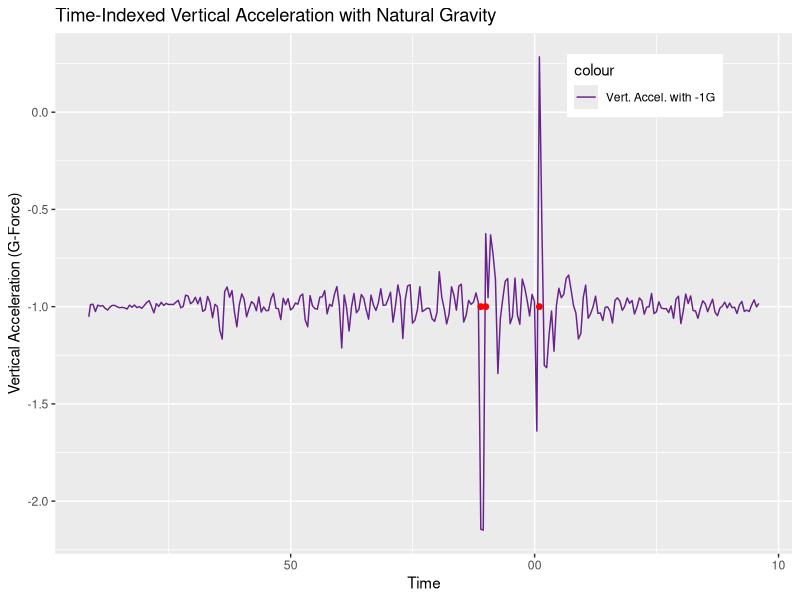
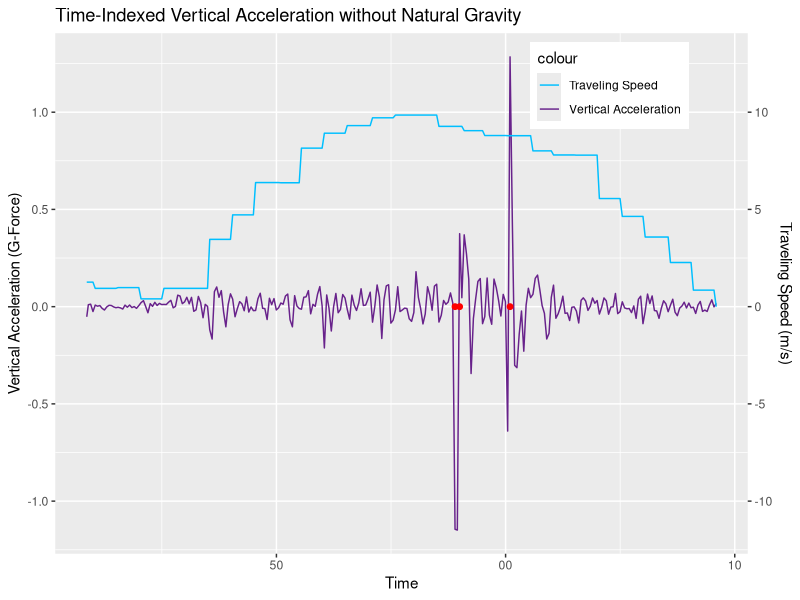
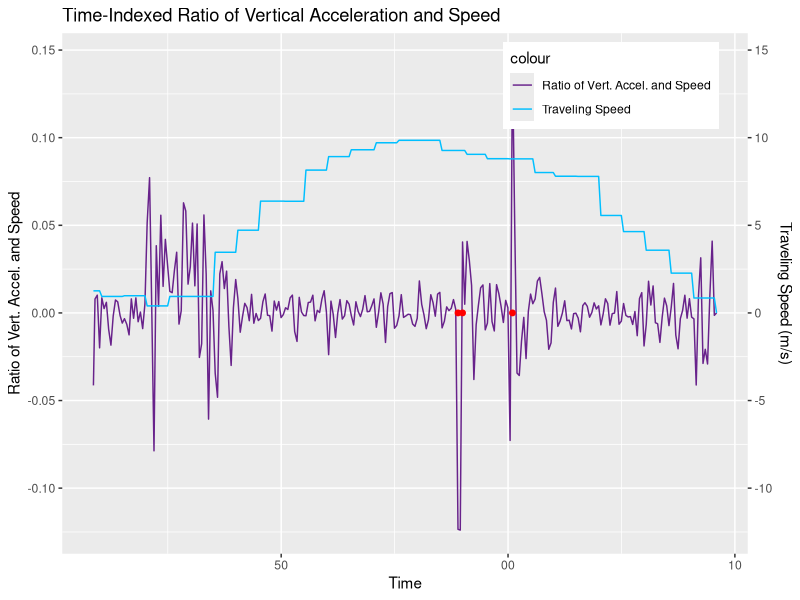
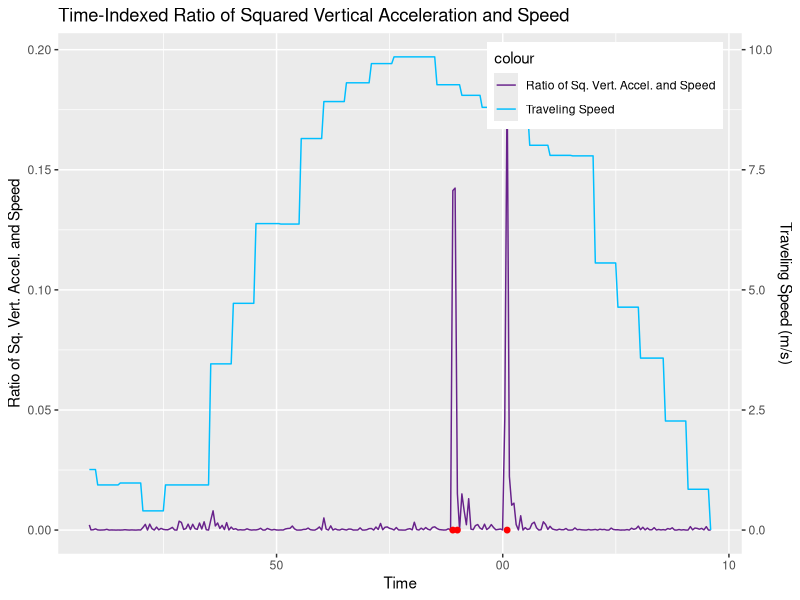
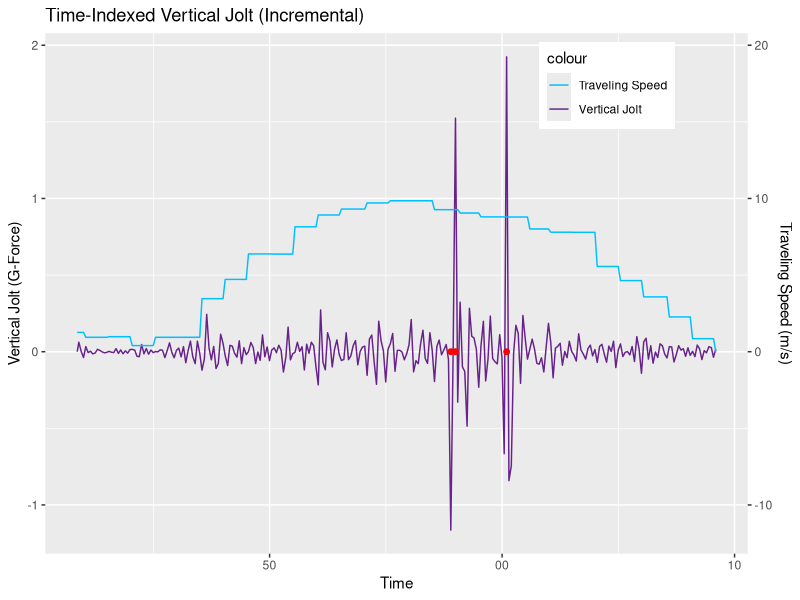
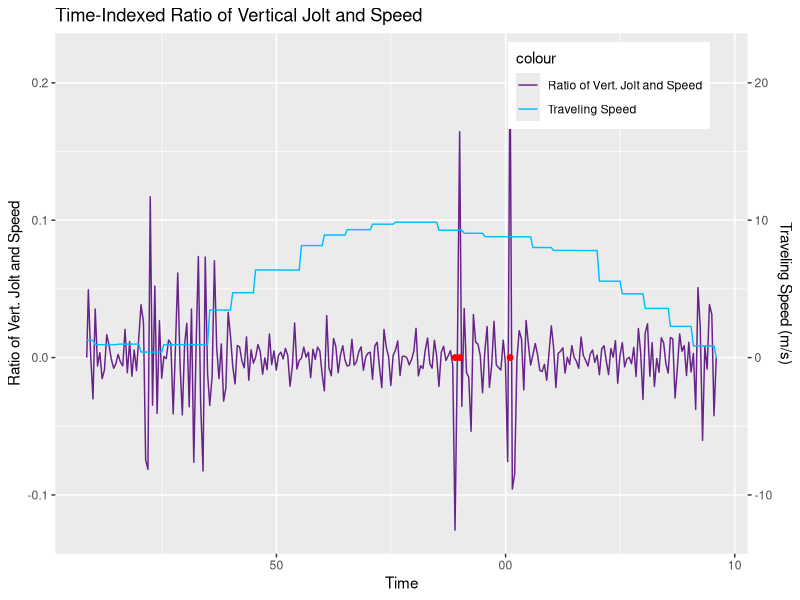
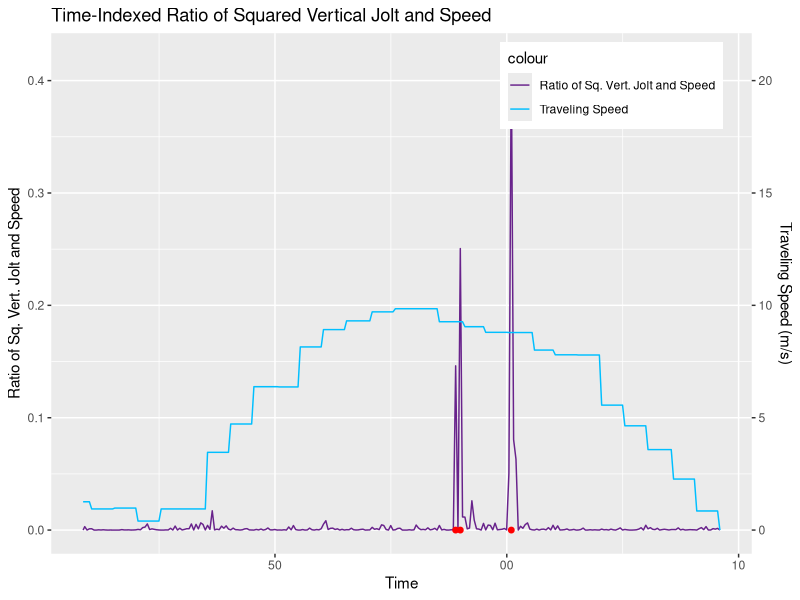
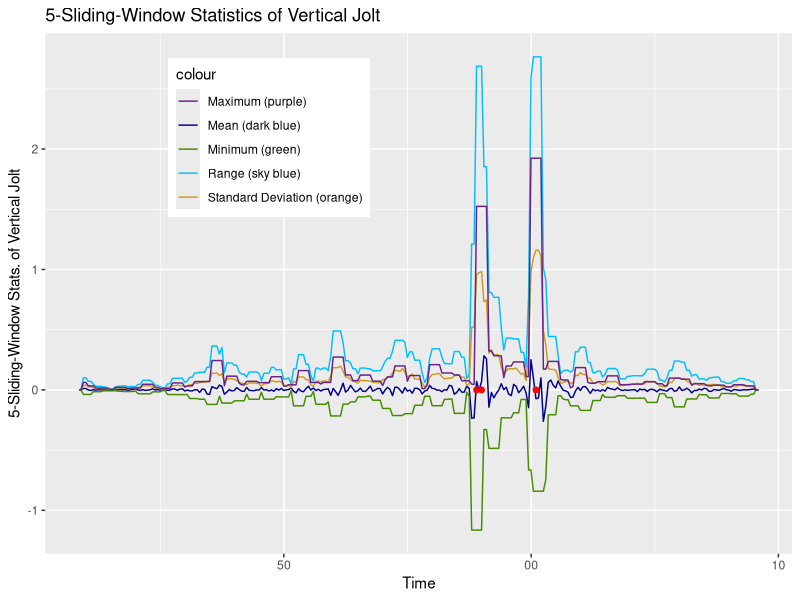

Write R code to recreate these figures, in order.
## ---- chunk 1
knitr::opts_chunk$set(echo = TRUE)
## ---- chunk 2
# load data file
if (!exists("LA14.raw")) {
    LA14.raw <- read.csv("./los_angeles_14.csv")
}
print(nrow(LA14.raw))
## ---- chunk 3
LA14.valid = LA14.raw[, c("Date", "Latitude", "Longitude", "Speed", "speedbump")]
# validate DateTime format
LA14.valid$Date <- as.POSIXct(LA14.valid$Date, format="%Y-%m-%d %H:%M:%OS")
# specify orientation of accelration
LA14.valid$forw_accel = LA14.raw$X
LA14.valid$hori_accel = LA14.raw$Y
LA14.valid$vert_accel_G = LA14.raw$Z
## ---- chunk 4
require(ggplot2)
LA14.vert_accel_G.plot <- ggplot(LA14.valid, aes(x = Date))
LA14.vert_accel_G.plot <- LA14.vert_accel_G.plot + geom_line(aes(y = vert_accel_G, colour = "Vert. Accel. with -1G"))
LA14.vert_accel_G.plot <- LA14.vert_accel_G.plot + scale_colour_manual(values = c("darkorchid4"))
LA14.vert_accel_G.plot <- LA14.vert_accel_G.plot + xlab("Time") 
LA14.vert_accel_G.plot <- LA14.vert_accel_G.plot + ylab("Vertical Acceleration (G-Force)") 
LA14.vert_accel_G.plot <- LA14.vert_accel_G.plot + ggtitle("Time-Indexed Vertical Acceleration with Natural Gravity")
LA14.vert_accel_G.plot <- LA14.vert_accel_G.plot + theme(legend.position = c(0.8, 0.9))
for (i in 1:nrow(LA14.valid)) {
    if (LA14.valid$speedbump[i] == "yes") {
        LA14.vert_accel_G.plot <- LA14.vert_accel_G.plot + 
            annotate("pointrange", x = LA14.valid$Date[i], y = -1, ymin = -1, ymax = -1, colour = "red", size = 0.25)
    }
}
print(LA14.vert_accel_G.plot)
## ---- chunk 5
# remove natural gravity in vertical acceleration
LA14.valid$vert_accel = LA14.valid$vert_accel_G + 1
## ---- chunk 6
require(ggplot2)
LA14.vert_accel.plot <- ggplot(LA14.valid, aes(x = Date))
LA14.vert_accel.plot <- LA14.vert_accel.plot + geom_line(aes(y = vert_accel, colour = "Vertical Acceleration"))
LA14.vert_accel.plot <- LA14.vert_accel.plot + geom_line(aes(y = Speed / 10, colour = "Traveling Speed"))
LA14.vert_accel.plot <- LA14.vert_accel.plot + scale_y_continuous(sec.axis = sec_axis(~.*10, name = "Traveling Speed (m/s)"))
LA14.vert_accel.plot <- LA14.vert_accel.plot + scale_colour_manual(values = c("deepskyblue", "darkorchid4"))
LA14.vert_accel.plot <- LA14.vert_accel.plot + xlab("Time") 
LA14.vert_accel.plot <- LA14.vert_accel.plot + ylab("Vertical Acceleration (G-Force)") 
LA14.vert_accel.plot <- LA14.vert_accel.plot + ggtitle("Time-Indexed Vertical Acceleration without Natural Gravity")
LA14.vert_accel.plot <- LA14.vert_accel.plot + theme(legend.position = c(0.8, 0.9))
for (i in 1:nrow(LA14.valid)) {
    if (LA14.valid$speedbump[i] == "yes") {
        LA14.vert_accel.plot <- LA14.vert_accel.plot + 
            annotate("pointrange", x = LA14.valid$Date[i], y = 0, ymin = 0, ymax = 0, colour = "red", size = 0.25)
    }
}
print(LA14.vert_accel.plot)
## ---- chunk 7
# calculate ratio between vertical acceleration and speed
for (i in 1:nrow(LA14.valid)) {
    if (LA14.valid$Speed[i] == 0) {
        LA14.valid$vert_accel_ratio_speed[i] = 0
    }
    else {
        LA14.valid$vert_accel_ratio_speed[i] = LA14.valid$vert_accel[i] / LA14.valid$Speed[i]
    }
}
## ---- chunk 8
require(ggplot2)
LA14.vert_accel_ratio_speed.plot <- ggplot(LA14.valid, aes(x = Date))
LA14.vert_accel_ratio_speed.plot <- LA14.vert_accel_ratio_speed.plot + geom_line(aes(y = vert_accel_ratio_speed, colour = "Ratio of Vert. Accel. and Speed"))
LA14.vert_accel_ratio_speed.plot <- LA14.vert_accel_ratio_speed.plot + geom_line(aes(y = Speed / 100, colour = "Traveling Speed"))
LA14.vert_accel_ratio_speed.plot <- LA14.vert_accel_ratio_speed.plot + scale_y_continuous(sec.axis = sec_axis(~.*100, name = "Traveling Speed (m/s)"))
LA14.vert_accel_ratio_speed.plot <- LA14.vert_accel_ratio_speed.plot + scale_colour_manual(values = c("darkorchid4", "deepskyblue"))
LA14.vert_accel_ratio_speed.plot <- LA14.vert_accel_ratio_speed.plot + xlab("Time") 
LA14.vert_accel_ratio_speed.plot <- LA14.vert_accel_ratio_speed.plot + ylab("Ratio of Vert. Accel. and Speed") 
LA14.vert_accel_ratio_speed.plot <- LA14.vert_accel_ratio_speed.plot + ggtitle("Time-Indexed Ratio of Vertical Acceleration and Speed")
LA14.vert_accel_ratio_speed.plot <- LA14.vert_accel_ratio_speed.plot + theme(legend.position = c(0.8, 0.9))
for (i in 1:nrow(LA14.valid)) {
    if (LA14.valid$speedbump[i] == "yes") {
        LA14.vert_accel_ratio_speed.plot <- LA14.vert_accel_ratio_speed.plot + 
            annotate("pointrange", x = LA14.valid$Date[i], y = 0, ymin = 0, ymax = 0, colour = "red", size = 0.25)
    }
}
print(LA14.vert_accel_ratio_speed.plot)
## ---- chunk 9
# calculate ratio between vertical acceleration and speed
for (i in 1:nrow(LA14.valid)) {
    if (LA14.valid$Speed[i] == 0) {
        LA14.valid$sq_vert_accel_ratio_speed[i] = 0
    }
    else {
        LA14.valid$sq_vert_accel_ratio_speed[i] = (LA14.valid$vert_accel[i] * LA14.valid$vert_accel[i]) / LA14.valid$Speed[i]
    }
}
## ---- chunk 10
require(ggplot2)
LA14.sq_vert_accel_ratio_speed.plot <- ggplot(LA14.valid, aes(x = Date))
LA14.sq_vert_accel_ratio_speed.plot <- LA14.sq_vert_accel_ratio_speed.plot + geom_line(aes(y = sq_vert_accel_ratio_speed, colour = "Ratio of Sq. Vert. Accel. and Speed"))
LA14.sq_vert_accel_ratio_speed.plot <- LA14.sq_vert_accel_ratio_speed.plot + geom_line(aes(y = Speed / 50, colour = "Traveling Speed"))
LA14.sq_vert_accel_ratio_speed.plot <- LA14.sq_vert_accel_ratio_speed.plot + scale_y_continuous(sec.axis = sec_axis(~.*50, name = "Traveling Speed (m/s)"))
LA14.sq_vert_accel_ratio_speed.plot <- LA14.sq_vert_accel_ratio_speed.plot + scale_colour_manual(values = c("darkorchid4", "deepskyblue"))
LA14.sq_vert_accel_ratio_speed.plot <- LA14.sq_vert_accel_ratio_speed.plot + xlab("Time") 
LA14.sq_vert_accel_ratio_speed.plot <- LA14.sq_vert_accel_ratio_speed.plot + ylab("Ratio of Sq. Vert. Accel. and Speed") 
LA14.sq_vert_accel_ratio_speed.plot <- LA14.sq_vert_accel_ratio_speed.plot + ggtitle("Time-Indexed Ratio of Squared Vertical Acceleration and Speed")
LA14.sq_vert_accel_ratio_speed.plot <- LA14.sq_vert_accel_ratio_speed.plot + theme(legend.position = c(0.8, 0.9))
for (i in 1:nrow(LA14.valid)) {
    if (LA14.valid$speedbump[i] == "yes") {
        LA14.sq_vert_accel_ratio_speed.plot <- LA14.sq_vert_accel_ratio_speed.plot + 
            annotate("pointrange", x = LA14.valid$Date[i], y = 0, ymin = 0, ymax = 0, colour = "red", size = 0.25)
    }
}
print(LA14.sq_vert_accel_ratio_speed.plot)
## ---- chunk 11
# calculate vertical jolt
for (i in 1:nrow(LA14.valid)) {
    if (i == 1) {
        LA14.valid$vert_jolt[i] = 0
    }
    else {
        LA14.valid$vert_jolt[i] = LA14.valid$vert_accel[i] - LA14.valid$vert_accel[i - 1]
    }
}
## ---- chunk 12
require(ggplot2)
LA14.vert_jolt.plot <- ggplot(LA14.valid, aes(x = Date))
LA14.vert_jolt.plot <- LA14.vert_jolt.plot + geom_line(aes(y = vert_jolt, colour = "Vertical Jolt"))
LA14.vert_jolt.plot <- LA14.vert_jolt.plot + geom_line(aes(y = Speed / 10, colour = "Traveling Speed"))
LA14.vert_jolt.plot <- LA14.vert_jolt.plot + scale_y_continuous(sec.axis = sec_axis(~.*10, name = "Traveling Speed (m/s)"))
LA14.vert_jolt.plot <- LA14.vert_jolt.plot + scale_colour_manual(values = c("deepskyblue", "darkorchid4"))
LA14.vert_jolt.plot <- LA14.vert_jolt.plot + xlab("Time") 
LA14.vert_jolt.plot <- LA14.vert_jolt.plot + ylab("Vertical Jolt (G-Force)") 
LA14.vert_jolt.plot <- LA14.vert_jolt.plot + ggtitle("Time-Indexed Vertical Jolt (Incremental)")
LA14.vert_jolt.plot <- LA14.vert_jolt.plot + theme(legend.position = c(0.8, 0.9))
for (i in 1:nrow(LA14.valid)) {
    if (LA14.valid$speedbump[i] == "yes") {
        LA14.vert_jolt.plot <- LA14.vert_jolt.plot + 
            annotate("pointrange", x = LA14.valid$Date[i], y = 0, ymin = 0, ymax = 0, colour = "red", size = 0.25)
    }
}
print(LA14.vert_jolt.plot)
## ---- chunk 13
# calculate ratio between vertical jolt and speed
for (i in 1:nrow(LA14.valid)) {
    if (LA14.valid$Speed[i] == 0) {
        LA14.valid$vert_jolt_ratio_speed[i] = 0
    }
    else {
        LA14.valid$vert_jolt_ratio_speed[i] = LA14.valid$vert_jolt[i] / LA14.valid$Speed[i]
    }
}
## ---- chunk 14
require(ggplot2)
LA14.vert_jolt_ratio_speed.plot <- ggplot(LA14.valid, aes(x = Date))
LA14.vert_jolt_ratio_speed.plot <- LA14.vert_jolt_ratio_speed.plot + geom_line(aes(y = vert_jolt_ratio_speed, colour = "Ratio of Vert. Jolt and Speed"))
LA14.vert_jolt_ratio_speed.plot <- LA14.vert_jolt_ratio_speed.plot + geom_line(aes(y = Speed / 100, colour = "Traveling Speed"))
LA14.vert_jolt_ratio_speed.plot <- LA14.vert_jolt_ratio_speed.plot + scale_y_continuous(sec.axis = sec_axis(~.*100, name = "Traveling Speed (m/s)"))
LA14.vert_jolt_ratio_speed.plot <- LA14.vert_jolt_ratio_speed.plot + scale_colour_manual(values = c("darkorchid4", "deepskyblue"))
LA14.vert_jolt_ratio_speed.plot <- LA14.vert_jolt_ratio_speed.plot + xlab("Time") 
LA14.vert_jolt_ratio_speed.plot <- LA14.vert_jolt_ratio_speed.plot + ylab("Ratio of Vert. Jolt and Speed") 
LA14.vert_jolt_ratio_speed.plot <- LA14.vert_jolt_ratio_speed.plot + ggtitle("Time-Indexed Ratio of Vertical Jolt and Speed")
LA14.vert_jolt_ratio_speed.plot <- LA14.vert_jolt_ratio_speed.plot + theme(legend.position = c(0.8, 0.9))
for (i in 1:nrow(LA14.valid)) {
    if (LA14.valid$speedbump[i] == "yes") {
        LA14.vert_jolt_ratio_speed.plot <- LA14.vert_jolt_ratio_speed.plot + 
            annotate("pointrange", x = LA14.valid$Date[i], y = 0, ymin = 0, ymax = 0, colour = "red", size = 0.25)
    }
}
print(LA14.vert_jolt_ratio_speed.plot)
## ---- chunk 15
# calculate ratio between vertical jolt and speed
for (i in 1:nrow(LA14.valid)) {
    if (LA14.valid$Speed[i] == 0) {
        LA14.valid$sq_vert_jolt_ratio_speed[i] = 0
    }
    else {
        LA14.valid$sq_vert_jolt_ratio_speed[i] = (LA14.valid$vert_jolt[i] * LA14.valid$vert_jolt[i]) / LA14.valid$Speed[i]
    }
}
## ---- chunk 16
require(ggplot2)
LA14.sq_vert_jolt_ratio_speed.plot <- ggplot(LA14.valid, aes(x = Date))
LA14.sq_vert_jolt_ratio_speed.plot <- LA14.sq_vert_jolt_ratio_speed.plot + geom_line(aes(y = sq_vert_jolt_ratio_speed, colour = "Ratio of Sq. Vert. Jolt and Speed"))
LA14.sq_vert_jolt_ratio_speed.plot <- LA14.sq_vert_jolt_ratio_speed.plot + geom_line(aes(y = Speed / 50, colour = "Traveling Speed"))
LA14.sq_vert_jolt_ratio_speed.plot <- LA14.sq_vert_jolt_ratio_speed.plot + scale_y_continuous(sec.axis = sec_axis(~.*50, name = "Traveling Speed (m/s)"))
LA14.sq_vert_jolt_ratio_speed.plot <- LA14.sq_vert_jolt_ratio_speed.plot + scale_colour_manual(values = c("darkorchid4", "deepskyblue"))
LA14.sq_vert_jolt_ratio_speed.plot <- LA14.sq_vert_jolt_ratio_speed.plot + xlab("Time") 
LA14.sq_vert_jolt_ratio_speed.plot <- LA14.sq_vert_jolt_ratio_speed.plot + ylab("Ratio of Sq. Vert. Jolt and Speed") 
LA14.sq_vert_jolt_ratio_speed.plot <- LA14.sq_vert_jolt_ratio_speed.plot + ggtitle("Time-Indexed Ratio of Squared Vertical Jolt and Speed")
LA14.sq_vert_jolt_ratio_speed.plot <- LA14.sq_vert_jolt_ratio_speed.plot + theme(legend.position = c(0.8, 0.9))
for (i in 1:nrow(LA14.valid)) {
    if (LA14.valid$speedbump[i] == "yes") {
        LA14.sq_vert_jolt_ratio_speed.plot <- LA14.sq_vert_jolt_ratio_speed.plot + 
            annotate("pointrange", x = LA14.valid$Date[i], y = 0, ymin = 0, ymax = 0, colour = "red", size = 0.25)
    }
}
print(LA14.sq_vert_jolt_ratio_speed.plot)
## ---- chunk 17
# calculate 5-sliding-window mean of vertical jolt
for (i in 3:nrow(LA14.valid)-2) {
    LA14.valid$vert_jolt_mean[i] = mean(c(LA14.valid$vert_jolt[i-2], 
                                        LA14.valid$vert_jolt[i-1], 
                                        LA14.valid$vert_jolt[i], 
                                        LA14.valid$vert_jolt[i+1], 
                                        LA14.valid$vert_jolt[i+2]))
}
LA14.valid$vert_jolt_mean[1] = 0
LA14.valid$vert_jolt_mean[2] = 0
LA14.valid$vert_jolt_mean[nrow(LA14.valid) - 1] = 0
LA14.valid$vert_jolt_mean[nrow(LA14.valid)] = 0
# calculate 5-sliding-window standard deviation of vertical jolt
for (i in 3:nrow(LA14.valid)-2) {
    LA14.valid$vert_jolt_sd[i] = sd(c(LA14.valid$vert_jolt[i-2], 
                                        LA14.valid$vert_jolt[i-1], 
                                        LA14.valid$vert_jolt[i], 
                                        LA14.valid$vert_jolt[i+1], 
                                        LA14.valid$vert_jolt[i+2]))
}
LA14.valid$vert_jolt_sd[1] = 0
LA14.valid$vert_jolt_sd[2] = 0
LA14.valid$vert_jolt_sd[nrow(LA14.valid) - 1] = 0
LA14.valid$vert_jolt_sd[nrow(LA14.valid)] = 0
# calculate 5-sliding-window minimum of vertical jolt
for (i in 3:nrow(LA14.valid)-2) {
    LA14.valid$vert_jolt_min[i] = min(c(LA14.valid$vert_jolt[i-2], 
                                        LA14.valid$vert_jolt[i-1], 
                                        LA14.valid$vert_jolt[i], 
                                        LA14.valid$vert_jolt[i+1], 
                                        LA14.valid$vert_jolt[i+2]))
}
LA14.valid$vert_jolt_min[1] = 0
LA14.valid$vert_jolt_min[2] = 0
LA14.valid$vert_jolt_min[nrow(LA14.valid) - 1] = 0
LA14.valid$vert_jolt_min[nrow(LA14.valid)] = 0
# calculate 5-sliding-window maxium of vertical jolt
for (i in 3:nrow(LA14.valid)-2) {
    LA14.valid$vert_jolt_max[i] = max(c(LA14.valid$vert_jolt[i-2], 
                                        LA14.valid$vert_jolt[i-1], 
                                        LA14.valid$vert_jolt[i], 
                                        LA14.valid$vert_jolt[i+1], 
                                        LA14.valid$vert_jolt[i+2]))
}
LA14.valid$vert_jolt_max[1] = 0
LA14.valid$vert_jolt_max[2] = 0
LA14.valid$vert_jolt_max[nrow(LA14.valid) - 1] = 0
LA14.valid$vert_jolt_max[nrow(LA14.valid)] = 0
# calculate 5-sliding-window range of vertical jolt
LA14.valid$vert_jolt_range = LA14.valid$vert_jolt_max - LA14.valid$vert_jolt_min
## ---- chunk 18
require(ggplot2)
LA14.vert_jolt_5.plot <- ggplot(LA14.valid, aes(x = Date))
LA14.vert_jolt_5.plot <- LA14.vert_jolt_5.plot + geom_line(aes(y = vert_jolt_range, colour = "Range (sky blue)"))
LA14.vert_jolt_5.plot <- LA14.vert_jolt_5.plot + geom_line(aes(y = vert_jolt_mean, colour = "Mean (dark blue)"))
LA14.vert_jolt_5.plot <- LA14.vert_jolt_5.plot + geom_line(aes(y = vert_jolt_sd, colour = "Standard Deviation (orange)"))
LA14.vert_jolt_5.plot <- LA14.vert_jolt_5.plot + geom_line(aes(y = vert_jolt_min, colour = "Minimum (green)"))
LA14.vert_jolt_5.plot <- LA14.vert_jolt_5.plot + geom_line(aes(y = vert_jolt_max, colour = "Maximum (purple)"))
LA14.vert_jolt_5.plot <- LA14.vert_jolt_5.plot + scale_colour_manual(values = c("darkorchid4", "blue4", "chartreuse4", "deepskyblue", "goldenrod3"))
LA14.vert_jolt_5.plot <- LA14.vert_jolt_5.plot + theme(legend.position = c(0.3, 0.8))
LA14.vert_jolt_5.plot <- LA14.vert_jolt_5.plot + xlab("Time") 
LA14.vert_jolt_5.plot <- LA14.vert_jolt_5.plot + ylab("5-Sliding-Window Stats. of Vertical Jolt") 
LA14.vert_jolt_5.plot <- LA14.vert_jolt_5.plot + ggtitle("5-Sliding-Window Statistics of Vertical Jolt")
for (i in 1:nrow(LA14.valid)) {
    if (LA14.valid$speedbump[i] == "yes") {
        LA14.vert_jolt_5.plot <- LA14.vert_jolt_5.plot + 
            annotate("pointrange", x = LA14.valid$Date[i], y = 0, ymin = 0, ymax = 0, colour = "red", size = 0.25)
    }
}
print(LA14.vert_jolt_5.plot)
## ---- chunk 19
require(ggplot2)
LA14.comparative.plot <- ggplot(LA14.valid, aes(x = Date))
LA14.comparative.plot <- LA14.comparative.plot + geom_line(aes(y = Speed / 50, colour = "Traveling Speed"))
#LA14.comparative.plot <- LA14.comparative.plot + geom_line(aes(y = vert_accel, colour = "Vertical Acceleration"))
#LA14.comparative.plot <- LA14.comparative.plot + geom_line(aes(y = vert_jolt, colour = "Vertical Jolt"))
LA14.comparative.plot <- LA14.comparative.plot + geom_line(aes(y = sq_vert_accel_ratio_speed, colour = "Ratio of Sq. Vert. Accel. & Speed"))
LA14.comparative.plot <- LA14.comparative.plot + geom_line(aes(y = -sq_vert_jolt_ratio_speed, colour = "Ratio of Sq. Vert. Jolt & Speed (-)"))
LA14.comparative.plot <- LA14.comparative.plot + scale_y_continuous(sec.axis = sec_axis(~.*50, name = "Traveling Speed (m/s)"))
LA14.comparative.plot <- LA14.comparative.plot + scale_colour_manual(values = c("darkorchid4", "goldenrod3", "deepskyblue"))
LA14.comparative.plot <- LA14.comparative.plot + xlab("Time") 
LA14.comparative.plot <- LA14.comparative.plot + ylab("Ratios") 
LA14.comparative.plot <- LA14.comparative.plot + ggtitle("Comparison of Two Most Promising Factors")
LA14.comparative.plot <- LA14.comparative.plot + theme(legend.position = c(0.35, 0.2))
for (i in 1:nrow(LA14.valid)) {
    if (LA14.valid$speedbump[i] == "yes") {
        LA14.comparative.plot <- LA14.comparative.plot + 
            annotate("pointrange", x = LA14.valid$Date[i], y = 0, ymin = 0, ymax = 0, colour = "red", size = 0.2)
    }
}
print(LA14.comparative.plot)
## ---- chunk 20
jpeg("./Epoch1_LA14.vert_accel_G.plot.jpeg", width = 1200, height = 750, units = "px")
print(LA14.vert_accel_G.plot)
dev.off()

jpeg("./Epoch2_LA14.vert_accel.plot.jpeg", width = 1200, height = 750, units = "px")
print(LA14.vert_accel.plot)
dev.off()

jpeg("./Epoch3_LA14.vert_accel_ratio_speed.plot.jpeg", width = 1200, height = 750, units = "px")
print(LA14.vert_accel_ratio_speed.plot)
dev.off()

jpeg("./Epoch4_LA14.sq_vert_accel_ratio_speed.plot.jpeg", width = 1200, height = 750, units = "px")
print(LA14.sq_vert_accel_ratio_speed.plot)
dev.off()

jpeg("./Epoch5_LA14.vert_jolt.plot.jpeg", width = 1200, height = 750, units = "px")
print(LA14.vert_jolt.plot)
dev.off()

jpeg("./Epoch6_LA14.vert_jolt_ratio_speed.plot.jpeg", width = 1200, height = 750, units = "px")
print(LA14.vert_jolt_ratio_speed.plot)
dev.off()

jpeg("./Epoch7_LA14.sq_vert_jolt_ratio_speed.plot.jpeg", width = 1200, height = 750, units = "px")
print(LA14.sq_vert_jolt_ratio_speed.plot)
dev.off()

jpeg("./Epoch8_LA14.vert_jolt_5.plot.jpeg", width = 1200, height = 750, units = "px")
print(LA14.vert_jolt_5.plot)
dev.off()

jpeg("./Epoch9_LA14.comparative.plot.jpeg", width = 1200, height = 750, units = "px")
print(LA14.comparative.plot)
dev.off()

write.csv(LA14.valid, "./los_angeles_14_labeled.csv")
